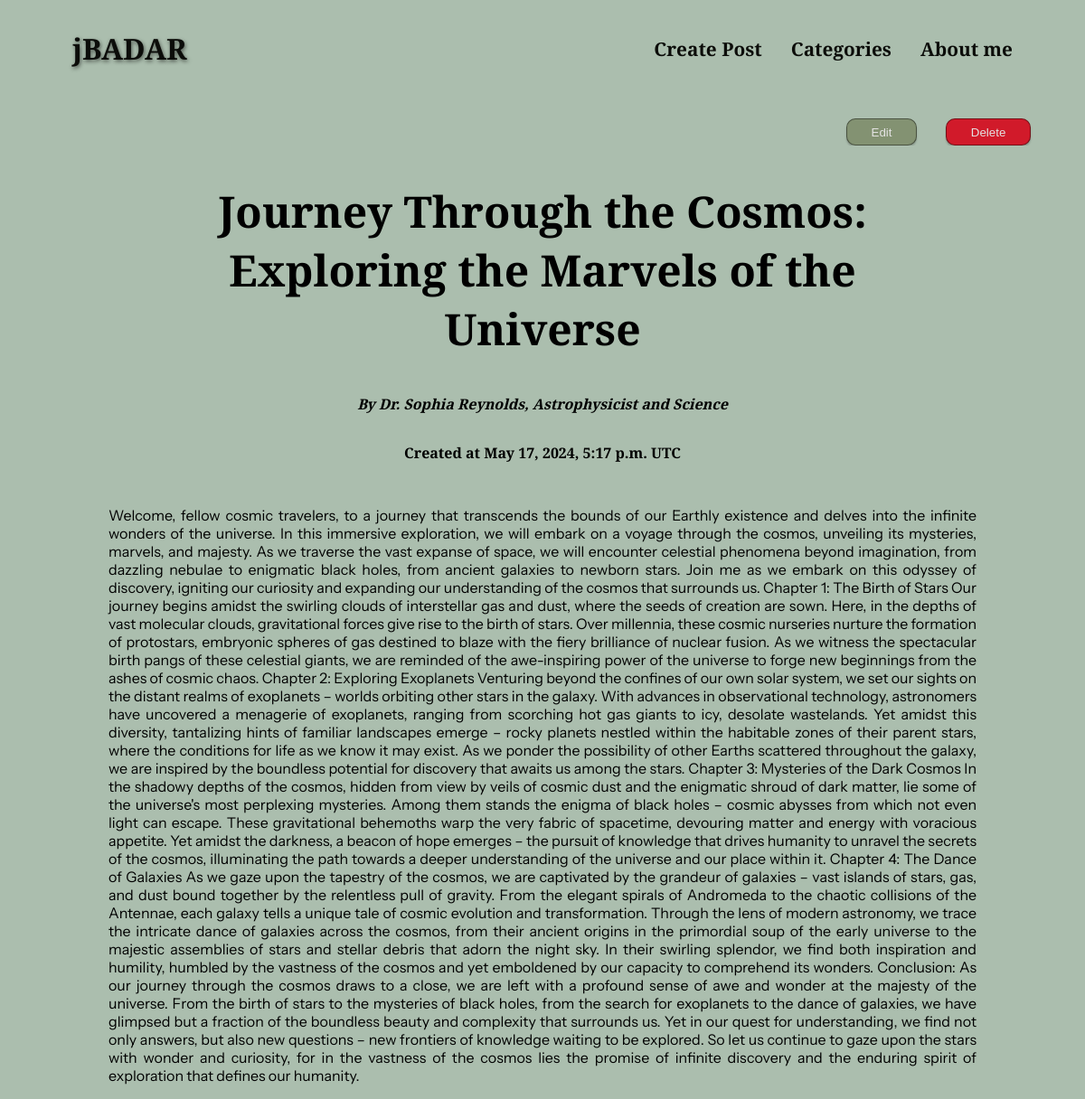
The page /home/view/26 on the database its author committed.
### home/models.py (models this page shows)
class blog_data(models.Model):
    title = models.CharField(max_length=100, blank=True)
    author = models.CharField(max_length=50, blank=True)
    created = models.DateTimeField(auto_now_add=True)
    content = models.TextField(blank=True)
    image = models.ImageField(blank=True)

### home/views.py (the view)
# urls.py: path("home/view/<int:pk>", views.Detaildisplay, name="post-page"),
def Detaildisplay(request, pk):
    try:
        list_posts = blog_data.objects.get(pk=pk)
    except ViewDoesNotExist:
        return HttpResponse(404, "Page not Found")
    return render(request, "home/post-page.html", {
        "post": list_posts
    })

### home/templates/home/post-page.html (shortened to what this page needs)
{% extends "base.html" %}
{% load static %}
{% block style %}
<link rel="stylesheet" href="{% static "home/post-page.css" %}">
{% endblock style %}
{% block content %}
  <div class="buttons">
    <button id="editbutton" onclick="window.location.href='{% url 'blog-update' pk=post.pk %}'" type="button">Edit</button>
    <button  id="deletebutton" onclick="window.location.href='{% url 'blog-delete' pk=post.pk %}'" type="button">Delete</button>
  </div>
  <section id="summary">
      <h1 class="title">{{post.title}}</h1>
      <article class="page-information">
        <address>By {{post.author}}</address>
        <div>
          Created at <time>{{post.created}} UTC</time>
        </div>
        <main>
          <p>
            {{post.content}}
        </main>
      </article>
    </section>
{% endblock content %}

### home/static/home/header.css (style rules this page uses)
body { padding:0px; margin: 0px; }

### home/static/home/post-page.css (style rules this page uses)
body { padding:0px; margin: 0px; font-family: 'Cormorant SC'; font-weight: 700; background-color: #ABBEAE; display:flex; flex-direction: column; }
#summary { display: flex; flex-direction: column; align-items: center; flex-wrap: wrap; background-color: #ABBEAE; min-height: 100vh; }
.title { text-align: center; font-size: 3rem; max-width: 70%; }
.page-information { gap: 2rem; display: flex; flex-direction: column; align-items: center; text-align: justify; max-width: 80%; }
p { font-size: 1rem; font-family: 'Instrument Sans'; font-weight: 400; }
.buttons { margin-top: 1.5rem; max-width:95%; display: flex; justify-content: end; gap: 2rem; }
.buttons button { padding: .5em 2em; border-radius: 10px; border:1px solid rgba(0, 0, 0, 0.445); box-shadow: 0 2px 2px rgba(0, 0, 0, 0.2); }
#deletebutton { color: rgb(228, 227, 227); background-color: #d11a2a; transition: transform 0.3s ease; }
#editbutton { color: rgb(228, 227, 227); background-color: #839272; transition: transform 0.3s ease; }

### rows shown on the page
blog_data: title "Journey Through the Cosmos: Exploring the Marvels of the Universe", author "Dr. Sophia Reynolds, Astrophysicist and Science", created "May 17, 2024, 5:17 p.m.", content "Welcome, fellow cosmic travelers, to a journey that transcends the bounds of our Earthly existence and delves into the infinite wonders of the universe. In this immersive exploration, we will embark on a voyage through the cosmos, unveiling its mysteries, marvels, and majesty. As we traverse the vast expanse of space, we will encounter celestial phenomena beyond imagination, from dazzling nebulae to enigmatic black holes, from ancient galaxies to newborn stars. Join me as we embark on this odyssey of discovery, igniting our curiosity and expanding our understanding of the cosmos that surrounds us. Chapter 1: The Birth of Stars Our journey begins amidst the swirling clouds of interstellar…"
